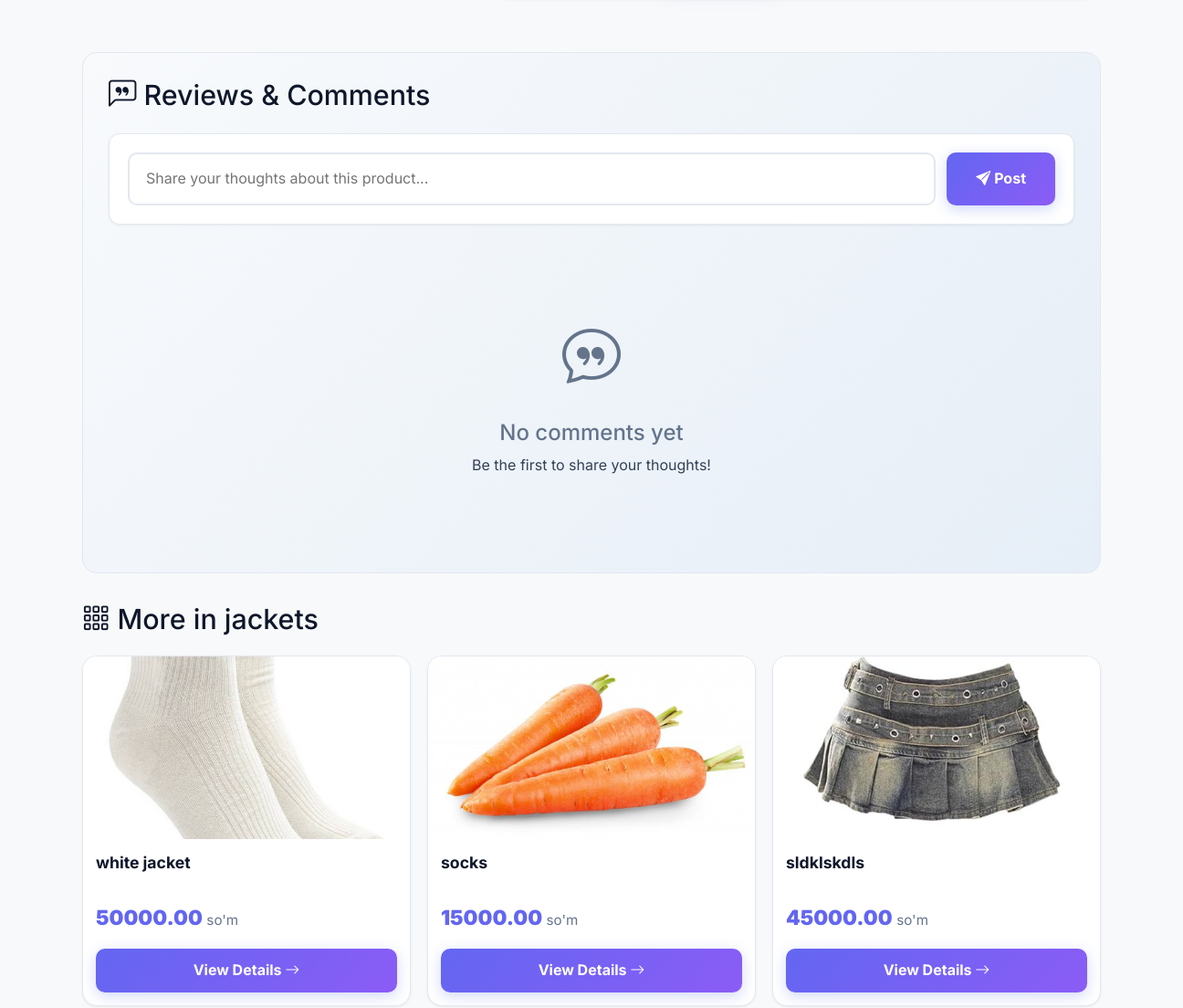
Before: /products/1/detail (middle part) with the older database file.
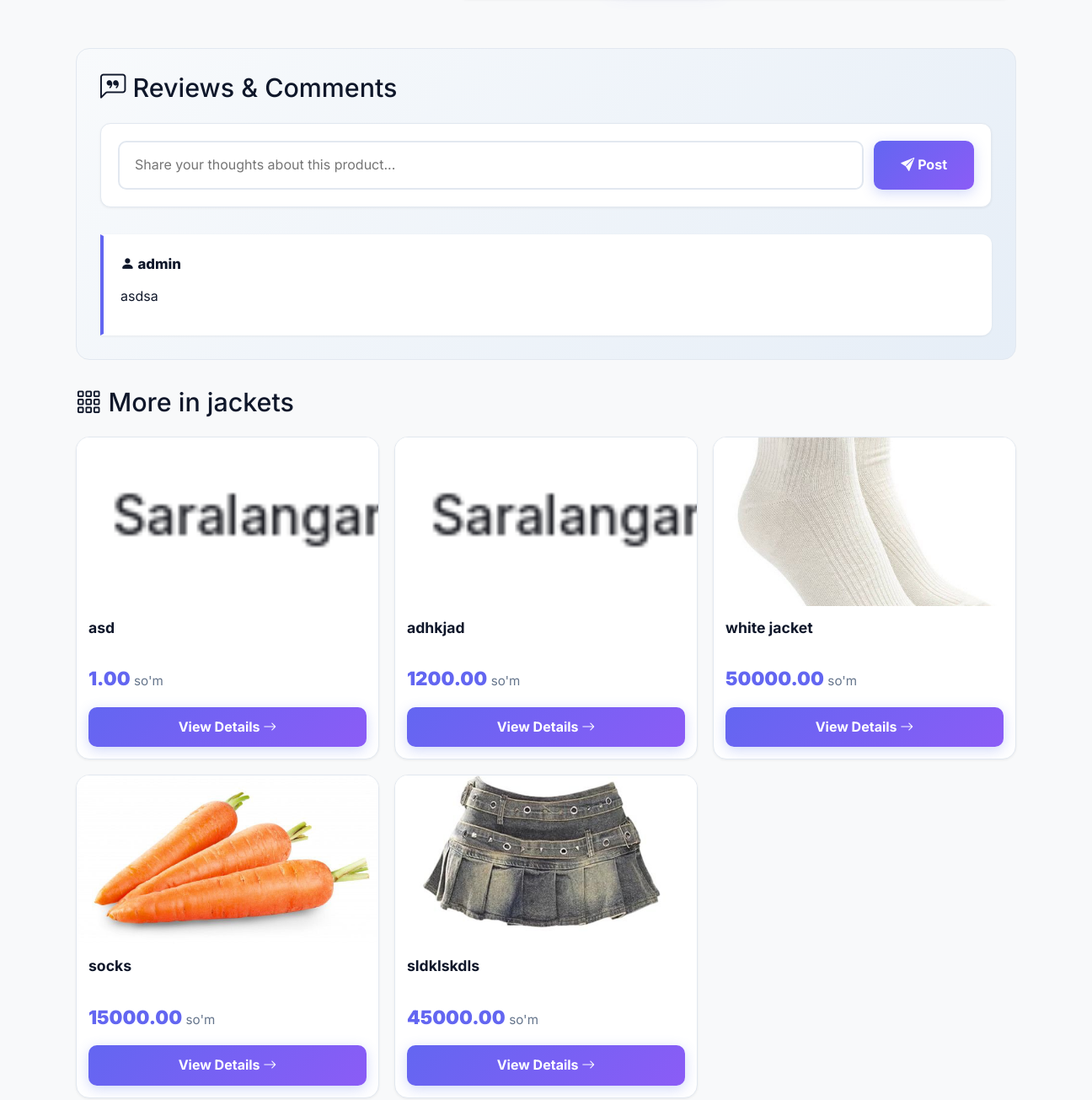
After: the same page with the newer database file.
### products/models.py (models this page shows, shortened)
class Product(models.Model):
    author=models.ForeignKey(CustomUser,on_delete=models.CASCADE)
    category=models.ForeignKey(Category,on_delete=models.CASCADE)
    title = models.CharField(max_length=150)
    description = models.TextField()
    price = models.DecimalField(max_digits=10000000000,decimal_places=2)
    created_at = models.DateTimeField(auto_now_add=True)
    updated_at = models.DateTimeField(auto_now=True)
    class Meta:
        ordering = ['-updated_at']

class ProductImage(models.Model):
    product = models.ForeignKey(Product,on_delete=models.CASCADE,related_name='images',)
    image = models.ImageField(upload_to='product_images')
    created_at = models.DateTimeField(auto_now_add=True)
    updated_at = models.DateTimeField(auto_now=True)

class Comment(models.Model):
    product = models.ForeignKey(Product, on_delete=models.CASCADE)
    author = models.ForeignKey(CustomUser, on_delete=models.CASCADE)
    body = models.CharField(max_length=150)
    created_at = models.DateTimeField(auto_now_add=True)
    updated_at = models.DateTimeField(auto_now=True)
    class Meta:
        ordering = ['-updated_at']

### users/models.py (models this page shows, shortened)
class CustomUser(AbstractUser):
    phone_number = models.CharField(max_length=17, blank=True, null=True)
    tg_username = models.CharField(max_length=30, blank=True)
    avatar = models.ImageField(upload_to='avatars/', default='avatars/default.jpg')
    balance = models.DecimalField(max_digits=15, decimal_places=2, default=0)
    created_at = models.DateTimeField(auto_now_add=True)
    updated_at = models.DateTimeField(auto_now=True)

### products/views.py (the view)
# urls.py: path('<int:product_id>/detail', product_detail, name='detail'),
def product_detail (request, product_id):
    product = get_object_or_404(Product, id=product_id)
    if "recently_viewed" in request.session:
        r_viewed = request.session["recently_viewed"]
        if not product.id in r_viewed:
            r_viewed.append(product.id)
            request.session.modified = True
    else:
        request.session["recently_viewed"] = [product.id, ]
    return render(request, 'product_detail.html', {'product': product})

### main/views.py (called while the page is built)
def for_all_pages(request):
    categories=Category.objects.all()
    return {'categories':categories}

### templates/product_detail.html (shortened to what this page needs)
{% extends 'base.html' %}
{% load static %}
{% block content %}
<div class="product-detail">
    <div class="comments-section">
        <h2 class="section-title mb-4">
            <i class="bi bi-chat-left-quote"></i> Reviews & Comments
        </h2>
        <div class="comment-form">
            <form action="{% url 'products:comment_new' product.id %}" method="post">
                <div class="comment-input-wrapper">
                    <input id="commentBody" type="text" name="body" class="comment-input" placeholder="Share your thoughts about this product..." required>
                    <button type="submit" class="comment-btn">
                        <i class="bi bi-send-fill"></i> Post
                    </button>
                </div>
            </form>
        </div>
        {% if product.comment_set.all %}
            <div class="comments-list">
                {% for comment in product.comment_set.all %}
                    <div class="comment-item">
                        <div class="comment-header">
                            <span class="comment-author">
                                <i class="bi bi-person-fill"></i> {{ comment.author.username }}
                            </span>
                        </div>
                        <p class="comment-body">{{ comment.body }}</p>
                    </div>
                {% endfor %}
            </div>
        {% else %}
            <div class="no-comments">
                <div class="no-comments-icon">
                    <i class="bi bi-chat-quote"></i>
                </div>
                <h4>No comments yet</h4>
                <p>Be the first to share your thoughts!</p>
            </div>
        {% endif %}
    </div>
    <div class="category-section">
        <h2 class="section-title">
            <i class="bi bi-grid-3x3-gap"></i> More in {{ product.category.name }}
        </h2>
        <div class="products-grid category-products">
            {% for i in product.category.product_set.all %}
                {% if i.id != product.id %}
                    <div class="product-card">
                        <div class="product-image related-product-image">
                            {% if i.images.exists %}
                                <img src="{{ i.images.first.image.url }}" alt="{{ i.title }}">
                            {% else %}
                                <div class="no-image-placeholder">
                                    <i class="bi bi-image"></i>
                                </div>
                            {% endif %}
                        </div>
                        <div class="product-card-body">
                            <h5 class="product-title">{{ i.title }}</h5>
                            <p class="product-price" style="margin: 0; font-size: 1.4rem;">
                                {{ i.price }} <span class="product-price-small">so'm</span>
                            </p>
                            <a href="{% url 'products:detail' i.id %}" class="product-cta" style="margin-top: 16px;">
                                View Details <i class="bi bi-arrow-right"></i>
                            </a>
                        </div>
                    </div>
                {% endif %}
            {% endfor %}
        </div>
    </div>
</div>
{% endblock content %}

Changed rows visible on the page:
added Comment: author.username "admin", body "asdsa"
added Product: images.first.image (picture), title "asd", price "1.00"
added Product: images.first.image (picture), title "adhkjad", price "1200.00"
Other visible differences:
text no longer shown: "No comments yet Be the first to share your thoughts!"
